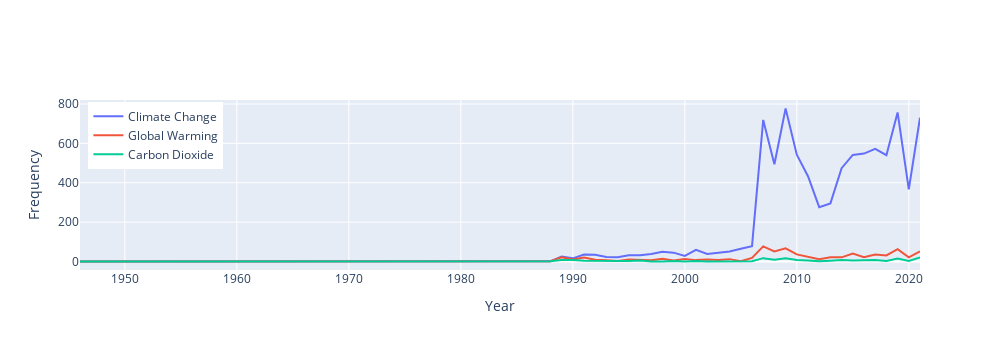

The notebook cell this image was saved under:
### Code cell
fig = go.Figure()
fig.add_trace(go.Scatter(x=l_x, y=l_y3,
                    mode='lines',
                    name=keyword3))
fig.add_trace(go.Scatter(x=l_x, y=l_y2,
                    mode='lines',
                    name=keyword2))
fig.add_trace(go.Scatter(x=l_x, y=l_y1,
                    mode='lines',
                    name=keyword1))

fig.update_layout(legend=dict(
    yanchor="top",
    y=0.99,
    xanchor="left",
    x=0.01),
    xaxis_title="Year",
    yaxis_title="Frequency",
    width=1000,
    height=350,
)

fig.show()

### Figure 1 — Plotly figure (JSON) as saved in the notebook; plotly's stock layout.template omitted (floating-point values rounded to 4 significant figures)
{"data": [{"mode": "lines", "name": "Climate Change", "type": "scatter", "x": [1946, 1947, 1948, 1949, 1950, 1951, 1952, 1953, 1954, 1955, 1956, 1957, 1958, 1959, 1960, 1961, 1962, 1963, 1964, 1965, 1966, 1967, 1968, 1969, 1970, 1971, 1972, 1973, 1974, 1975, 1976, 1977, 1978, 1979, 1980, 1981, 1982, 1983, 1984, 1985, 1986, 1987, 1988, 1989, 1990, 1991, 1992, 1993, 1994, 1995, 1996, 1997, 1998, 1999, 2000, 2001, 2002, 2003, 2004, 2005, 2006, 2007, 2008, 2009, 2010, 2011, 2012, 2013, 2014, 2015, 2016, 2017, 2018, 2019, 2020, 2021], "y": [0, 0, 0, 0, 0, 0, 0, 0, 0, 0, 0, 0, 0, 0, 0, 0, 0, 0, 0, 0, 0, 0, 0, 0, 0, 0, 0, 1, 0, 0, 0, 0, 0, 0, 0, 0, 0, 0, 1, 0, 0, 0, 1, 25, 16, 35, 34, 23, 22, 32, 32, 38, 50, 45, 28, 59, 38, 45, 51, 65, 78, 719, 494, 777, 542, 433, 276, 295, 474, 541, 548, 572, 540, 757, 366, 730]}, {"mode": "lines", "name": "Global Warming", "type": "scatter", "x": [1946, 1947, 1948, 1949, 1950, 1951, 1952, 1953, 1954, 1955, 1956, 1957, 1958, 1959, 1960, 1961, 1962, 1963, 1964, 1965, 1966, 1967, 1968, 1969, 1970, 1971, 1972, 1973, 1974, 1975, 1976, 1977, 1978, 1979, 1980, 1981, 1982, 1983, 1984, 1985, 1986, 1987, 1988, 1989, 1990, 1991, 1992, 1993, 1994, 1995, 1996, 1997, 1998, 1999, 2000, 2001, 2002, 2003, 2004, 2005, 2006, 2007, 2008, 2009, 2010, 2011, 2012, 2013, 2014, 2015, 2016, 2017, 2018, 2019, 2020, 2021], "y": [0, 0, 0, 0, 0, 0, 0, 0, 0, 0, 0, 0, 0, 0, 0, 0, 0, 0, 0, 0, 0, 0, 0, 0, 0, 0, 0, 0, 0, 0, 0, 0, 0, 0, 0, 0, 0, 0, 0, 0, 0, 0, 1, 21, 10, 20, 9, 6, 2, 10, 7, 6, 14, 5, 13, 7, 10, 7, 12, 2, 18, 77, 51, 67, 36, 24, 11, 22, 21, 40, 22, 35, 31, 63, 21, 51]}, {"mode": "lines", "name": "Carbon Dioxide", "type": "scatter", "x": [1946, 1947, 1948, 1949, 1950, 1951, 1952, 1953, 1954, 1955, 1956, 1957, 1958, 1959, 1960, 1961, 1962, 1963, 1964, 1965, 1966, 1967, 1968, 1969, 1970, 1971, 1972, 1973, 1974, 1975, 1976, 1977, 1978, 1979, 1980, 1981, 1982, 1983, 1984, 1985, 1986, 1987, 1988, 1989, 1990, 1991, 1992, 1993, 1994, 1995, 1996, 1997, 1998, 1999, 2000, 2001, 2002, 2003, 2004, 2005, 2006, 2007, 2008, 2009, 2010, 2011, 2012, 2013, 2014, 2015, 2016, 2017, 2018, 2019, 2020, 2021], "y": [0, 0, 0, 0, 0, 0, 0, 0, 0, 0, 0, 0, 0, 0, 0, 0, 0, 0, 0, 0, 0, 0, 0, 0, 0, 0, 0, 0, 0, 0, 0, 0, 0, 0, 0, 0, 0, 0, 0, 0, 0, 0, 1, 8, 8, 4, 3, 2, 4, 3, 5, 0, 0, 2, 0, 2, 0, 0, 0, 1, 1, 17, 9, 16, 8, 5, 1, 4, 8, 5, 6, 7, 3, 15, 3, 20]}], "layout": {"height": 350, "legend": {"x": 0.01, "xanchor": "left", "y": 0.99, "yanchor": "top"}, "width": 1000, "xaxis": {"title": {"text": "Year"}}, "yaxis": {"title": {"text": "Frequency"}}}}
